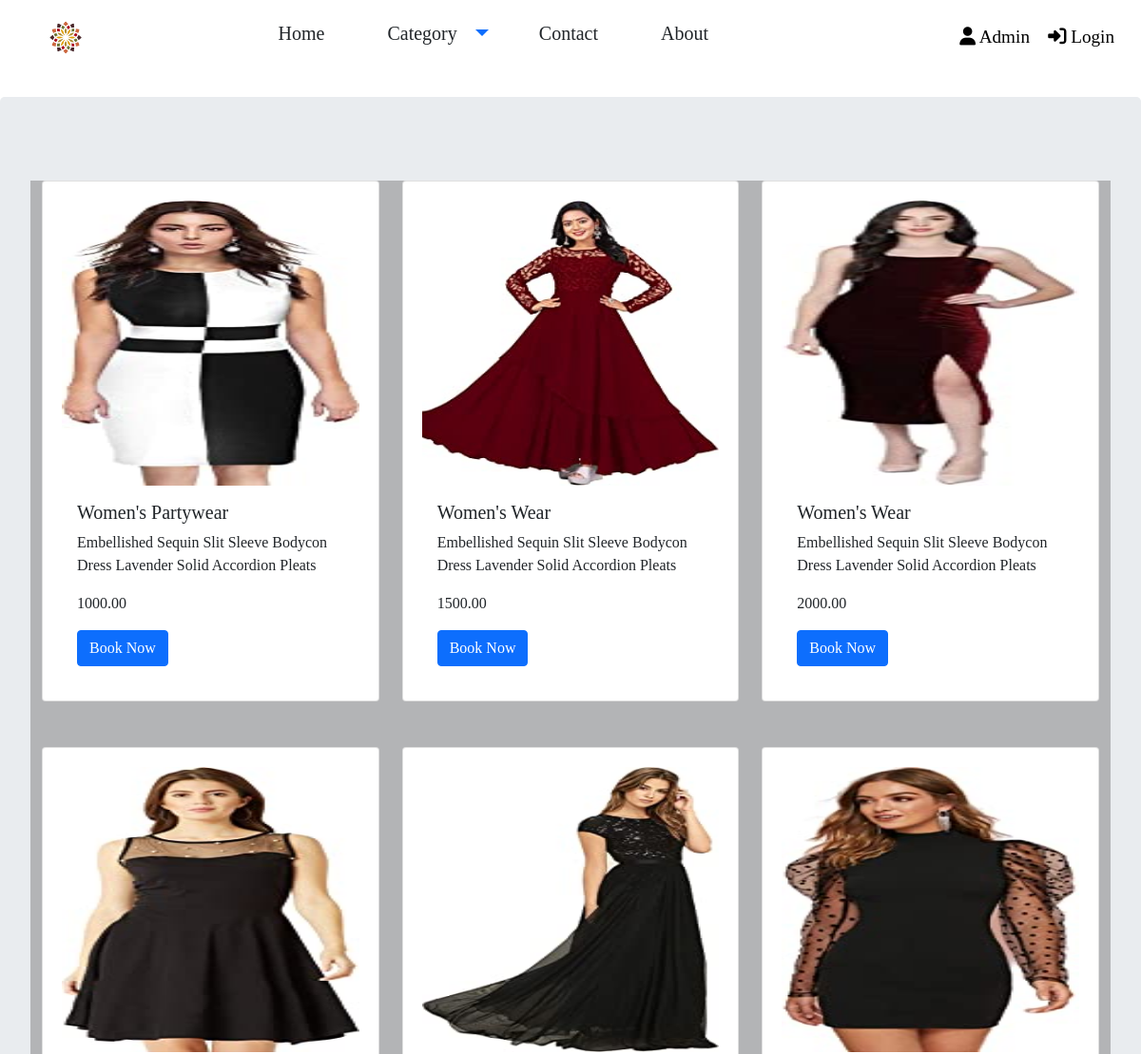
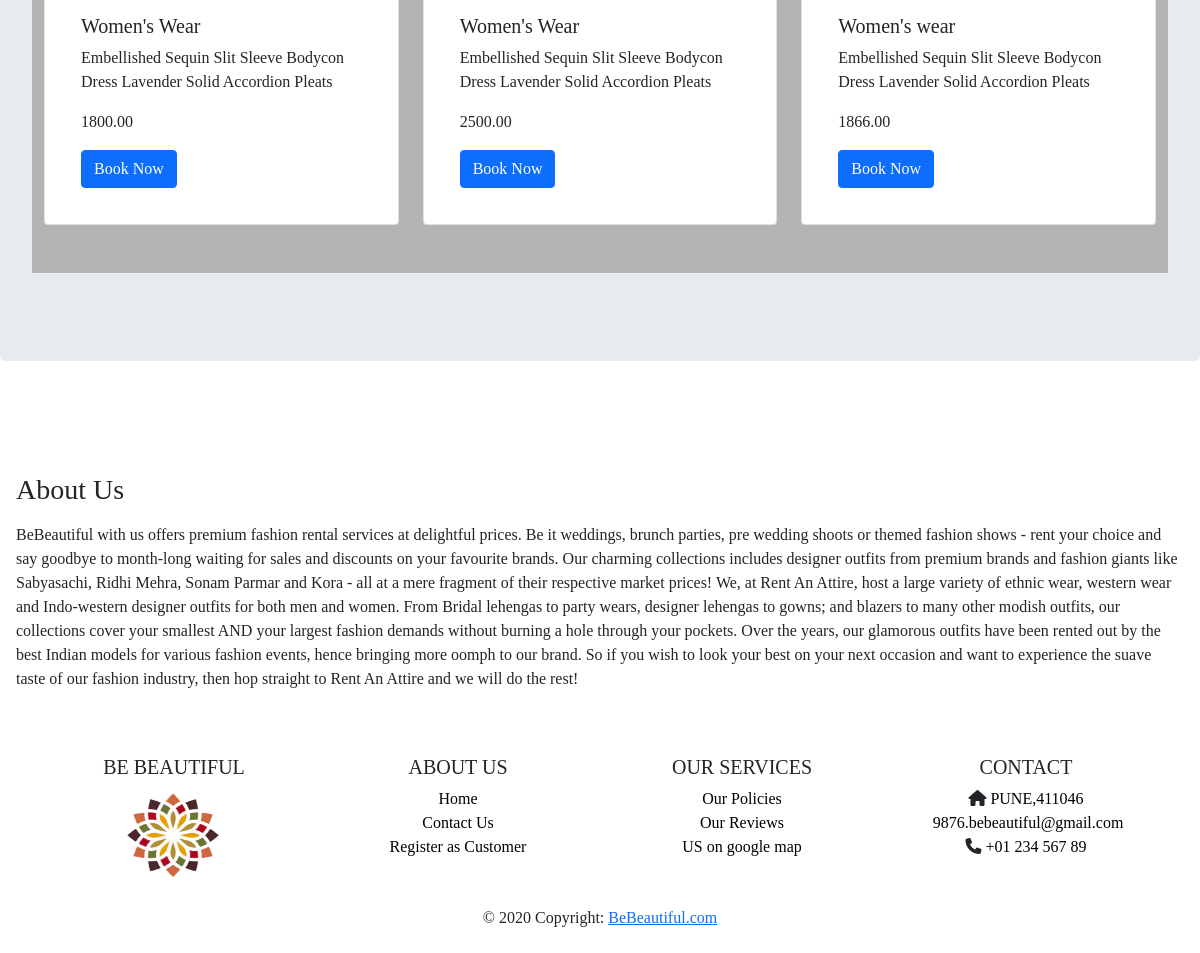
/womenparty.php, run on the app's committed database (2 pictures, top to bottom).
### tables this page shows
CREATE TABLE `clothes` (
  `cloth_id` int(11) NOT NULL,
  `cloth_name` varchar(255) NOT NULL,
  `cloth_category` varchar(255) NOT NULL,
  `cloth_desc` text NOT NULL,
  `cloth_price` float(10,2) NOT NULL,
  `cloth_img` varchar(255) NOT NULL
);

### womenparty.php (the view, shortened to what this page needs)
<!doctype html>
<html lang="en">
  <head>
    <link href="https://cdn.jsdelivr.net/npm/bootstrap@5.0.2/dist/css/bootstrap.min.css" rel="stylesheet">
    <link rel="stylesheet" href="./css/style.css">
    <link href="https://cdnjs.cloudflare.com/ajax/libs/font-awesome/6.2.0/css/all.min.css" rel="stylesheet">
  </head>
  <body>
  <?php require 'headers.php';?>
    <div class="jumbotron mt-4 ">
        <div class="container-fluid custom-container">
        <div class="row my-4">
                <?php
                    require 'connect.php';
                    $sql="Select * from clothes where cloth_category='womenparty'";
                    $result=mysqli_query($con,$sql);
                    if($result)
                    {
                        while($row=mysqli_fetch_assoc($result))
                        {
                            $cloth_id=$row['cloth_id'];
                            $cloth_name=$row['cloth_name'];
                            $cloth_desc=$row['cloth_desc'];
                            $cloth_img=$row['cloth_img'];
                            $cloth_price=$row['cloth_price'];
                            echo '<div class="col-md-4 col-sm-6 col-xm-12 mb-5">
                            <div class="card" style="padding: 20px;">
                                <img src='.$cloth_img.' class="card-img-top" alt="..." style="height:300px;">
                                <div class="card-body">
                                    <h5 class="card-title">'.$cloth_name.'</h5>
                                    <p class="card-text">'.$cloth_desc.'</p>
                                    <p>'.$cloth_price.'</p>
                                    <a href="details.php?details_id='.$cloth_id.'"class="btn btn-primary">Book Now</a>
                                </div>
                            </div>
                            </div>';
                        }
                     }
                ?>
        </div>
        </div>
    </div>
    <?php require 'aboutus.php';?>
    <?php require 'footer2.php';?>
  </body>
</html>

### css/style.css (style rules this page uses)
* { padding: 0; margin: 0; box-sizing: border-box; font-family: 'EB Garamond', serif; }
.custom-container { background-color: rgba(46, 44, 44, 0.187); }

### css/headers.css (style rules this page uses)
* { padding: 0; margin: 0; box-sizing: border-box; font-family: 'EB Garamond', serif; }
.custom-container { background-color: rgba(46, 44, 44, 0.289); }

### data on the page
clothes: cloth_img (picture), cloth_name "Women's Partywear", cloth_desc "Embellished Sequin Slit Sleeve Bodycon Dress Lavender Solid Accordion Pleats", cloth_price "1000.00"
clothes: cloth_img (picture), cloth_name "Women's Wear", cloth_desc "Embellished Sequin Slit Sleeve Bodycon Dress Lavender Solid Accordion Pleats", cloth_price "1500.00"
clothes: cloth_img (picture), cloth_name "Women's Wear", cloth_desc "Embellished Sequin Slit Sleeve Bodycon Dress Lavender Solid Accordion Pleats", cloth_price "2000.00"
clothes: cloth_img (picture), cloth_name "Women's Wear", cloth_desc "Embellished Sequin Slit Sleeve Bodycon Dress Lavender Solid Accordion Pleats", cloth_price "1800.00"
clothes: cloth_img (picture), cloth_name "Women's Wear", cloth_desc "Embellished Sequin Slit Sleeve Bodycon Dress Lavender Solid Accordion Pleats", cloth_price "2500.00"
clothes: cloth_img (picture), cloth_name "Women's wear", cloth_desc "Embellished Sequin Slit Sleeve Bodycon Dress Lavender Solid Accordion Pleats", cloth_price "1866.00"
